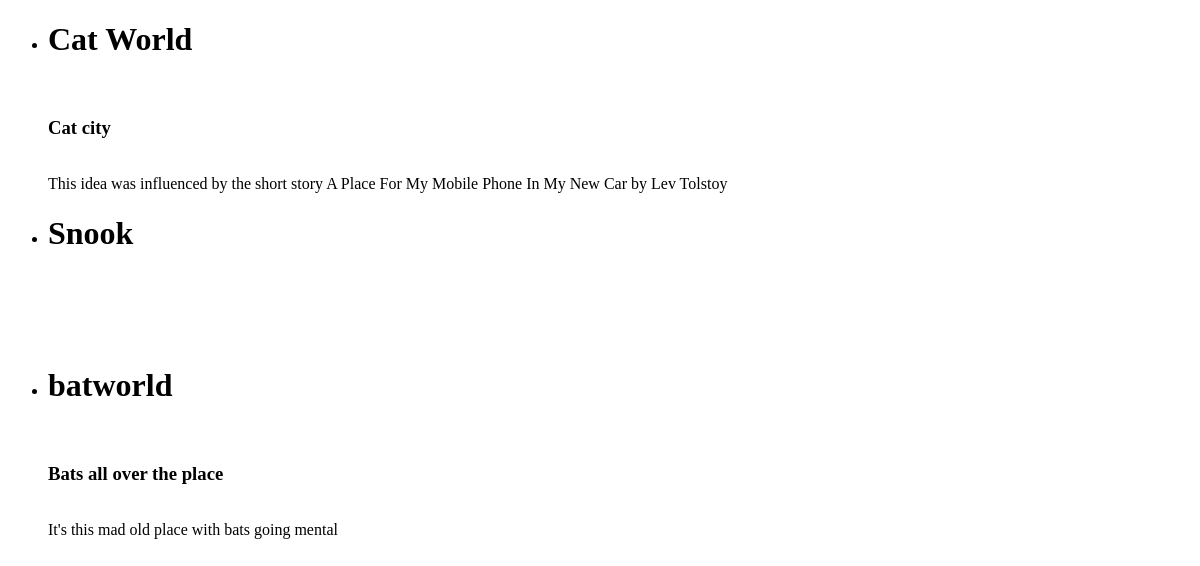
/author/, run on an earlier commit of the app's database.
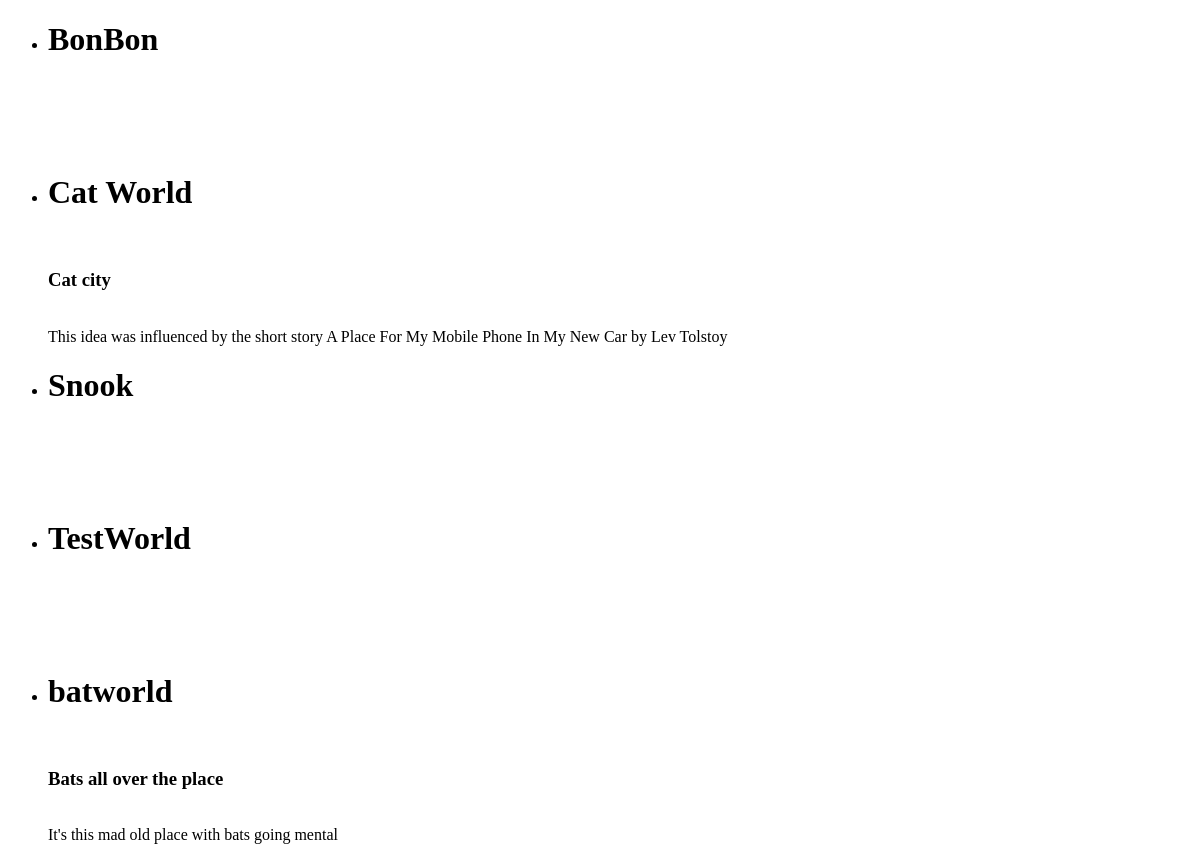
And on a later commit of the database.
### author/models.py (models this page shows, shortened)
class World(models.Model):
    name = models.CharField(max_length=name_length, default='')
    description = models.CharField(max_length=description_length, default='')
    notes = notes_all
    """def search_ngi(self):
        ngi = NarrativeGeneralInfo.objects.filter(world=self.id)
        return ngi
    #Search for references to self in instances of other classes, and return list of those instances
    def search_general(self,Target):
        return Target.objects.filter(world=self.id)
    #Works
    def sergen(self,Target,**kwargs):
        return Target.objects.filter(**kwargs)"""

class Location(models.Model):
    name = models.CharField(max_length=name_length, default='')
    description = models.CharField(max_length=description_length, default='')
    notes = notes_all
    world = models.ForeignKey(World, on_delete=models.CASCADE, null=True)
    scenes = models.ManyToManyField(Scene)
    chapters = models.ManyToManyField(Chapter)

### author/views.py (the view)
# urls.py: path('',views.IndexView.as_view(), name='index'),
class IndexView(generic.ListView):
    template_name = 'author/index.html'
    context_object_name = 'world_list'
    def get_queryset(self):
        return World.objects.order_by('name')

### author/templates/author/index.html (shortened to what this page needs)
<!DOCTYPE html>
<html lang="en">
<head>
</head>
<body>
    {% if world_list %}
        <ul>
            {% for world in world_list %}
                <li>
                    <h1>{{world.name}}</h1> <br>  <h3>{{world.description}}</h3> <br> {{world.notes}} <br>
                </li>
            {% endfor %}
        </ul>
    {% endif %}
</body>
</html>

What changed in the data, as far as the page shows it:
added World: name "BonBon"
added World: name "TestWorld"
